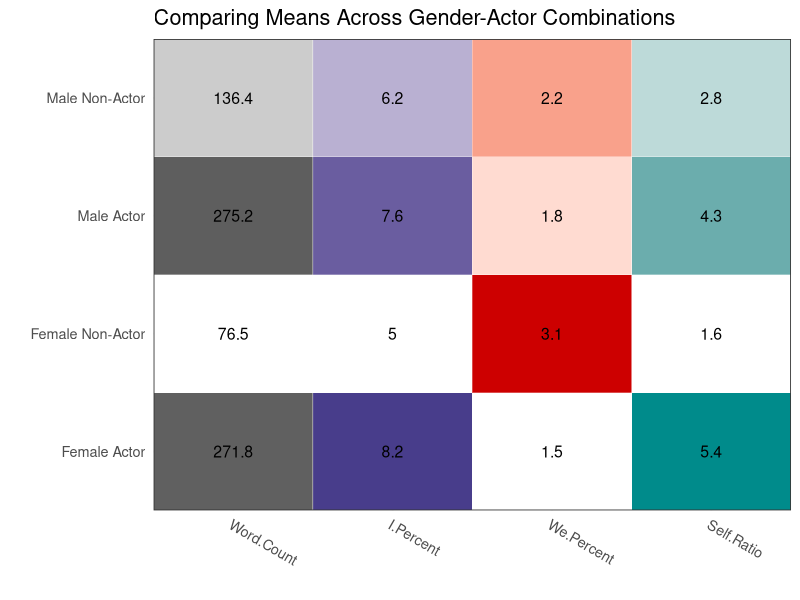

Here is the R script that generated this plot:
#create heattable by gender actor
library("ggplot2")
library("plyr")
library("reshape2")
library("scales")

setwd("generated_data")
oscar<-read.csv(file="genderactor.csv")
oscar<-rename(oscar, c("GenderActor"="Gender.Actor", "words4"="Word.Count", "Ipercent"="I.Percent", "Wepercent"="We.Percent", "self"="Self.Ratio"))
oscar$Name <- with(oscar, reorder(Gender.Actor, Gender.Actor))

oscar.m <- melt(oscar)
oscar.s <- ddply(oscar.m, .(variable), transform,
	rescale = rescale(value))
	
oscar.s$Category <- oscar.s$variable
levels(oscar.s$Category) <- 
  list("Count" = c("Word.Count"),
       "Pct1" = c("I.Percent"),
       "Pct2" = c("We.Percent"),
       "Ratio" = c("Self.Ratio"))

oscar.s$rescaleoffset <- oscar.s$rescale + 100*(as.numeric(oscar.s$Category)-1)
scalerange <- range(oscar.s$rescale)
gradientends <- scalerange + rep(c(0,100,200,300), each=2)
colorends <- c("white", "grey37", "white", "darkslateblue", "white", "red3", "white", "darkcyan")


a<-ggplot(oscar.s, aes(variable, Name, label = round(oscar.s$value, 1))) + 
  geom_tile(aes(fill = rescaleoffset), colour = "white") +
  geom_text(, size=4, color="black") +
  scale_fill_gradientn(colours = colorends, values = rescale(gradientends)) + 
  scale_x_discrete("", expand = c(0, 0)) + 
  scale_y_discrete("", expand = c(0, 0)) + 
  theme_bw(base_size = 13) + 
  theme(legend.position = "none",
        axis.ticks = element_blank(), 
        axis.text.x = element_text(angle = 330, hjust = 0))
       
a+ggtitle("Comparing Means Across Gender-Actor Combinations")
